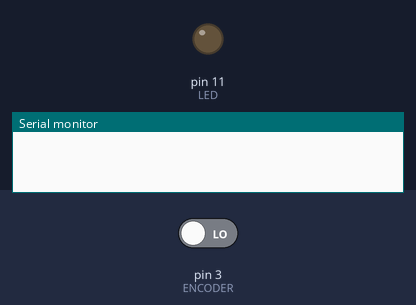
A sketch run on a simulated Arduino Uno, built with avr-gcc and run on an emulated ATmega328P. On the bench: output pins drawn as LEDs (lit = HIGH), the last lines printed to the serial monitor. Dashed ring = blinking. Inputs (shaded band) come from the test bench; at power-on: pin 3 (ENCODER) LOW.

Above: at 1.2 s.
1.3 s: pin 3 (ENCODER) driven HIGH
At 1.55 s:
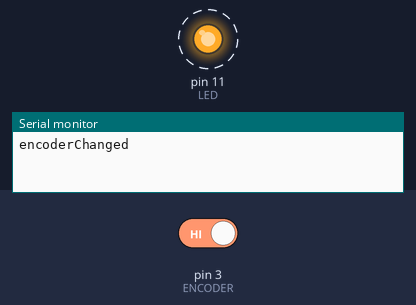
Timing chart, 0 to 4.3 s (numbered marks = the images above; inputs shaded):
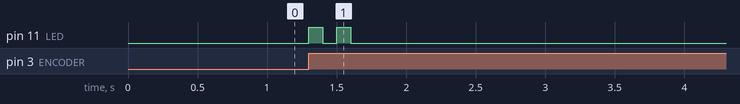

Measured:
- after the input at 1.3 s, pin 11 (LED): alternates HIGH for 0.10 s and LOW for 0.10 s, 4 changes in all, then stays LOW, starting at once

The sketch:

Lab1_Module2_Task3.ino
```cpp
#define LED 11
#define ENCODER 3

int encoderState = 0;

int encoderChanged() {
    int currentState = digitalRead(ENCODER);
    if (currentState != encoderState) {
        encoderState = currentState;
        return true;
    }

    return false;
}

void rapidBlink() {
    digitalWrite(LED, HIGH);
    delay(100);
    digitalWrite(LED, LOW);
    delay(100);
    digitalWrite(LED, HIGH);
    delay(100);
    digitalWrite(LED, LOW);
    delay(100);
}

void setup() {
    encoderState = digitalRead(ENCODER);
    pinMode(LED, OUTPUT);
    Serial.begin(9600);
}

void loop() {
  if (encoderChanged()) {
      Serial.println("encoderChanged");
      rapidBlink();
  }
}
```
